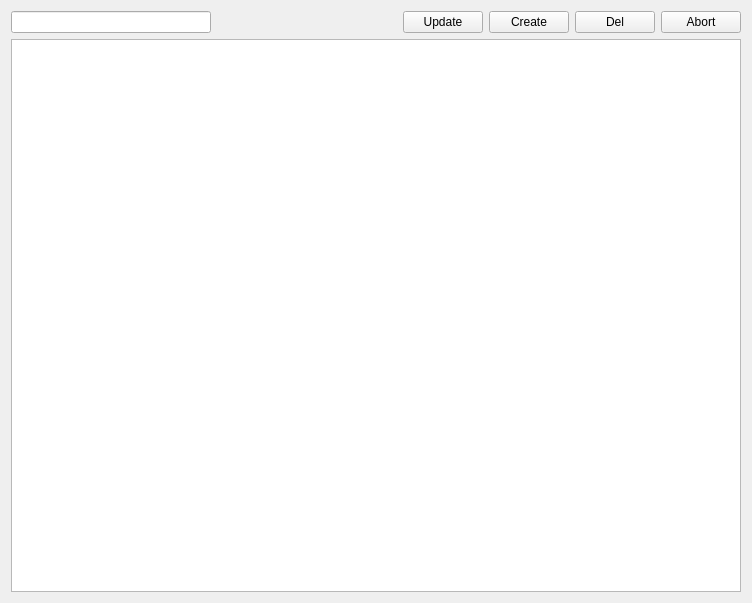
<?xml version="1.0" encoding="UTF-8"?>
<!--

Copyright (C) 2025 AUTHORS of SchooliesCave
SPDX-License-Identifier: GPL-3.0-only

This file is part of SchooliesCave.

SchooliesCave is free software: you can redistribute it and/or modify it under the terms
of the GNU General Public License as published by the Free Software Foundation, version 3
of the License only.

SchooliesCave is distributed in the hope that it will be useful, but WITHOUT ANY WARRANTY;
without even the implied warranty of MERCHANTABILITY or FITNESS FOR A PARTICULAR PURPOSE.
See the GNU General Public License for more details.

You should have received a copy of the GNU General Public License along with SchooliesCave.
If not, see <https://www.gnu.org/licenses/>.

-->
<ui version="4.0">
 <class>RolesModule</class>
 <widget class="QWidget" name="RolesModule">
  <property name="geometry">
   <rect>
    <x>0</x>
    <y>0</y>
    <width>752</width>
    <height>603</height>
   </rect>
  </property>
  <property name="windowTitle">
   <string>Form</string>
  </property>
  <layout class="QVBoxLayout" name="verticalLayout_2">
   <item>
    <layout class="QHBoxLayout" name="menuLayout">
     <item>
      <widget class="QLineEdit" name="searchRole">
       <property name="minimumSize">
        <size>
         <width>200</width>
         <height>0</height>
        </size>
       </property>
       <property name="maximumSize">
        <size>
         <width>200</width>
         <height>16777215</height>
        </size>
       </property>
      </widget>
     </item>
     <item>
      <spacer name="horizontalSpacer">
       <property name="orientation">
        <enum>Qt::Horizontal</enum>
       </property>
       <property name="sizeHint" stdset="0">
        <size>
         <width>40</width>
         <height>20</height>
        </size>
       </property>
      </spacer>
     </item>
     <item>
      <widget class="QPushButton" name="updateRoles">
       <property name="text">
        <string>Update</string>
       </property>
      </widget>
     </item>
     <item>
      <widget class="QPushButton" name="createRole">
       <property name="text">
        <string>Create</string>
       </property>
      </widget>
     </item>
     <item>
      <widget class="QPushButton" name="deleteRole">
       <property name="text">
        <string>Del</string>
       </property>
      </widget>
     </item>
     <item>
      <widget class="QPushButton" name="abort">
       <property name="text">
        <string>Abort</string>
       </property>
      </widget>
     </item>
    </layout>
   </item>
   <item>
    <layout class="QVBoxLayout" name="bottomListLayout">
     <property name="sizeConstraint">
      <enum>QLayout::SetDefaultConstraint</enum>
     </property>
     <item>
      <widget class="QListView" name="rolesList"/>
     </item>
    </layout>
   </item>
  </layout>
 </widget>
 <resources/>
 <connections/>
</ui>
